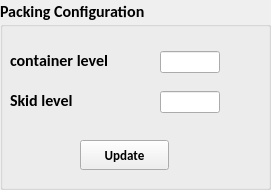
      <widget class="QGroupBox" name="packGroup">
       <property name="geometry">
        <rect>
         <x>20</x>
         <y>301</y>
         <width>271</width>
         <height>190</height>
        </rect>
       </property>
       <property name="font">
        <font>
         <family>Calibri</family>
         <pointsize>12</pointsize>
         <weight>75</weight>
         <bold>true</bold>
         <strikeout>false</strikeout>
        </font>
       </property>
       <property name="title">
        <string>Packing Configuration</string>
       </property>
       <widget class="QLabel" name="label_54">
        <property name="geometry">
         <rect>
          <x>10</x>
          <y>50</y>
          <width>140</width>
          <height>20</height>
         </rect>
        </property>
        <property name="font">
         <font>
          <family>Calibri</family>
          <pointsize>12</pointsize>
          <weight>75</weight>
          <bold>true</bold>
          <strikeout>false</strikeout>
         </font>
        </property>
        <property name="text">
         <string>container level</string>
        </property>
       </widget>
       <widget class="QPushButton" name="packingConEdit">
        <property name="geometry">
         <rect>
          <x>80</x>
          <y>140</y>
          <width>89</width>
          <height>30</height>
         </rect>
        </property>
        <property name="font">
         <font>
          <family>Calibri</family>
          <pointsize>10</pointsize>
          <weight>75</weight>
          <bold>true</bold>
          <strikeout>false</strikeout>
         </font>
        </property>
        <property name="text">
         <string>Update</string>
        </property>
       </widget>
       <widget class="QLabel" name="label_56">
        <property name="geometry">
         <rect>
          <x>10</x>
          <y>90</y>
          <width>140</width>
          <height>20</height>
         </rect>
        </property>
        <property name="font">
         <font>
          <family>Calibri</family>
          <pointsize>12</pointsize>
          <weight>75</weight>
          <bold>true</bold>
          <strikeout>false</strikeout>
         </font>
        </property>
        <property name="text">
         <string>Skid level</string>
        </property>
       </widget>
       <widget class="QLineEdit" name="cont_clevel">
        <property name="geometry">
         <rect>
          <x>160</x>
          <y>51</y>
          <width>60</width>
          <height>22</height>
         </rect>
        </property>
        <property name="font">
         <font>
          <family>Arial</family>
          <pointsize>10</pointsize>
          <weight>75</weight>
          <bold>true</bold>
          <strikeout>false</strikeout>
         </font>
        </property>
        <property name="text">
         <string/>
        </property>
        <property name="alignment">
         <set>Qt::AlignCenter</set>
        </property>
       </widget>
       <widget class="QLineEdit" name="skid_clevel">
        <property name="geometry">
         <rect>
          <x>160</x>
          <y>91</y>
          <width>60</width>
          <height>22</height>
         </rect>
        </property>
        <property name="font">
         <font>
          <family>Arial</family>
          <pointsize>10</pointsize>
          <weight>75</weight>
          <bold>true</bold>
          <strikeout>false</strikeout>
         </font>
        </property>
        <property name="text">
         <string/>
        </property>
        <property name="alignment">
         <set>Qt::AlignCenter</set>
        </property>
       </widget>
      </widget>
